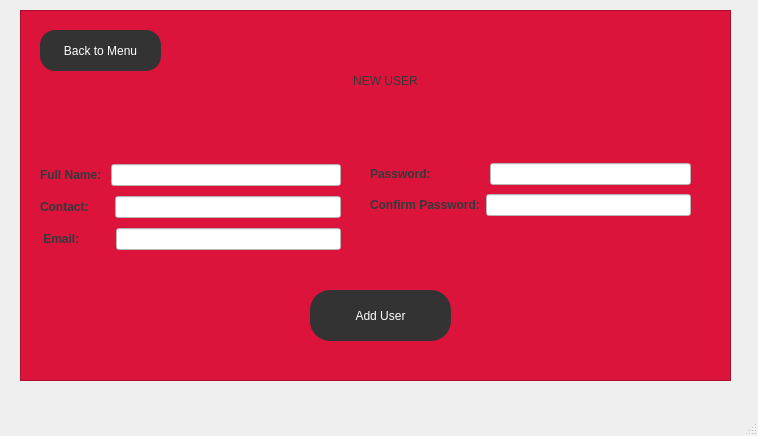
<?xml version="1.0" encoding="UTF-8"?>
<ui version="4.0">
 <class>NewUser</class>
 <widget class="QMainWindow" name="NewUser">
  <property name="geometry">
   <rect>
    <x>0</x>
    <y>0</y>
    <width>758</width>
    <height>436</height>
   </rect>
  </property>
  <property name="windowTitle">
   <string>MainWindow</string>
  </property>
  <widget class="QWidget" name="centralwidget">
   <widget class="QFrame" name="frame">
    <property name="geometry">
     <rect>
      <x>20</x>
      <y>10</y>
      <width>711</width>
      <height>371</height>
     </rect>
    </property>
    <property name="styleSheet">
     <string notr="true">*{
background:#dc143c;
}</string>
    </property>
    <property name="frameShape">
     <enum>QFrame::StyledPanel</enum>
    </property>
    <property name="frameShadow">
     <enum>QFrame::Raised</enum>
    </property>
    <widget class="QLabel" name="label_addDonor">
     <property name="geometry">
      <rect>
       <x>200</x>
       <y>20</y>
       <width>331</width>
       <height>101</height>
      </rect>
     </property>
     <property name="styleSheet">
      <string notr="true">*{
	font: 63 28pt &quot;Segoe UI Semibold&quot;;
	color: #353839;
}</string>
     </property>
     <property name="text">
      <string>NEW USER</string>
     </property>
     <property name="alignment">
      <set>Qt::AlignCenter</set>
     </property>
    </widget>
    <widget class="QPushButton" name="pushButton_addUser">
     <property name="geometry">
      <rect>
       <x>290</x>
       <y>280</y>
       <width>141</width>
       <height>51</height>
      </rect>
     </property>
     <property name="styleSheet">
      <string notr="true">*{
background:#333;
color:white;
border-radius:20px;
}</string>
     </property>
     <property name="text">
      <string>Add User</string>
     </property>
    </widget>
    <widget class="QWidget" name="layoutWidget">
     <property name="geometry">
      <rect>
       <x>20</x>
       <y>150</y>
       <width>301</width>
       <height>94</height>
      </rect>
     </property>
     <layout class="QVBoxLayout" name="verticalLayout">
      <item>
       <layout class="QHBoxLayout" name="horizontalLayout">
        <item>
         <widget class="QLabel" name="label">
          <property name="font">
           <font>
            <pointsize>9</pointsize>
            <weight>75</weight>
            <bold>true</bold>
           </font>
          </property>
          <property name="styleSheet">
           <string notr="true">*{
color:#353839;
}</string>
          </property>
          <property name="text">
           <string>Full Name: </string>
          </property>
         </widget>
        </item>
        <item>
         <widget class="QLineEdit" name="lineEdit_fullName">
          <property name="styleSheet">
           <string notr="true">*{
background:white;
color:black;
}</string>
          </property>
         </widget>
        </item>
       </layout>
      </item>
      <item>
       <layout class="QHBoxLayout" name="horizontalLayout_2">
        <item>
         <widget class="QLabel" name="label_2">
          <property name="font">
           <font>
            <pointsize>9</pointsize>
            <weight>75</weight>
            <bold>true</bold>
           </font>
          </property>
          <property name="styleSheet">
           <string notr="true">*{
color:#353839;
}</string>
          </property>
          <property name="text">
           <string>Contact:      </string>
          </property>
         </widget>
        </item>
        <item>
         <widget class="QLineEdit" name="lineEdit_contact">
          <property name="styleSheet">
           <string notr="true">*{
background:white;
color:black;
}</string>
          </property>
         </widget>
        </item>
       </layout>
      </item>
      <item>
       <layout class="QHBoxLayout" name="horizontalLayout_3">
        <item>
         <widget class="QLabel" name="label_3">
          <property name="font">
           <font>
            <pointsize>9</pointsize>
            <weight>75</weight>
            <bold>true</bold>
           </font>
          </property>
          <property name="styleSheet">
           <string notr="true">*{
color:#353839;
}</string>
          </property>
          <property name="text">
           <string> Email:         </string>
          </property>
         </widget>
        </item>
        <item>
         <widget class="QLineEdit" name="lineEdit_email">
          <property name="styleSheet">
           <string notr="true">*{
background:white;
color:black;
}</string>
          </property>
         </widget>
        </item>
       </layout>
      </item>
     </layout>
    </widget>
    <widget class="QPushButton" name="pushButton_back">
     <property name="geometry">
      <rect>
       <x>20</x>
       <y>20</y>
       <width>121</width>
       <height>41</height>
      </rect>
     </property>
     <property name="styleSheet">
      <string notr="true">*{
background:#333;
color:white;
border-radius:15px;
}</string>
     </property>
     <property name="text">
      <string>Back to Menu</string>
     </property>
    </widget>
    <widget class="QWidget" name="">
     <property name="geometry">
      <rect>
       <x>350</x>
       <y>150</y>
       <width>321</width>
       <height>61</height>
      </rect>
     </property>
     <layout class="QVBoxLayout" name="verticalLayout_2">
      <item>
       <layout class="QHBoxLayout" name="horizontalLayout_4">
        <item>
         <widget class="QLabel" name="label_4">
          <property name="font">
           <font>
            <pointsize>9</pointsize>
            <weight>75</weight>
            <bold>true</bold>
           </font>
          </property>
          <property name="styleSheet">
           <string notr="true">*{
color:#353839;
}</string>
          </property>
          <property name="text">
           <string>Password:                </string>
          </property>
         </widget>
        </item>
        <item>
         <widget class="QLineEdit" name="lineEdit_password">
          <property name="styleSheet">
           <string notr="true">*{
background:white;
color:black;
}</string>
          </property>
          <property name="echoMode">
           <enum>QLineEdit::Password</enum>
          </property>
         </widget>
        </item>
       </layout>
      </item>
      <item>
       <layout class="QHBoxLayout" name="horizontalLayout_5">
        <item>
         <widget class="QLabel" name="label_5">
          <property name="font">
           <font>
            <pointsize>9</pointsize>
            <weight>75</weight>
            <bold>true</bold>
           </font>
          </property>
          <property name="styleSheet">
           <string notr="true">*{
color:#353839;
}</string>
          </property>
          <property name="text">
           <string>Confirm Password:</string>
          </property>
         </widget>
        </item>
        <item>
         <widget class="QLineEdit" name="lineEdit_confirmPassword">
          <property name="styleSheet">
           <string notr="true">*{
background:white;
color:black;
}</string>
          </property>
          <property name="echoMode">
           <enum>QLineEdit::Password</enum>
          </property>
         </widget>
        </item>
       </layout>
      </item>
     </layout>
    </widget>
   </widget>
  </widget>
  <widget class="QMenuBar" name="menubar">
   <property name="geometry">
    <rect>
     <x>0</x>
     <y>0</y>
     <width>758</width>
     <height>25</height>
    </rect>
   </property>
  </widget>
  <widget class="QStatusBar" name="statusbar"/>
 </widget>
 <resources/>
 <connections/>
</ui>
